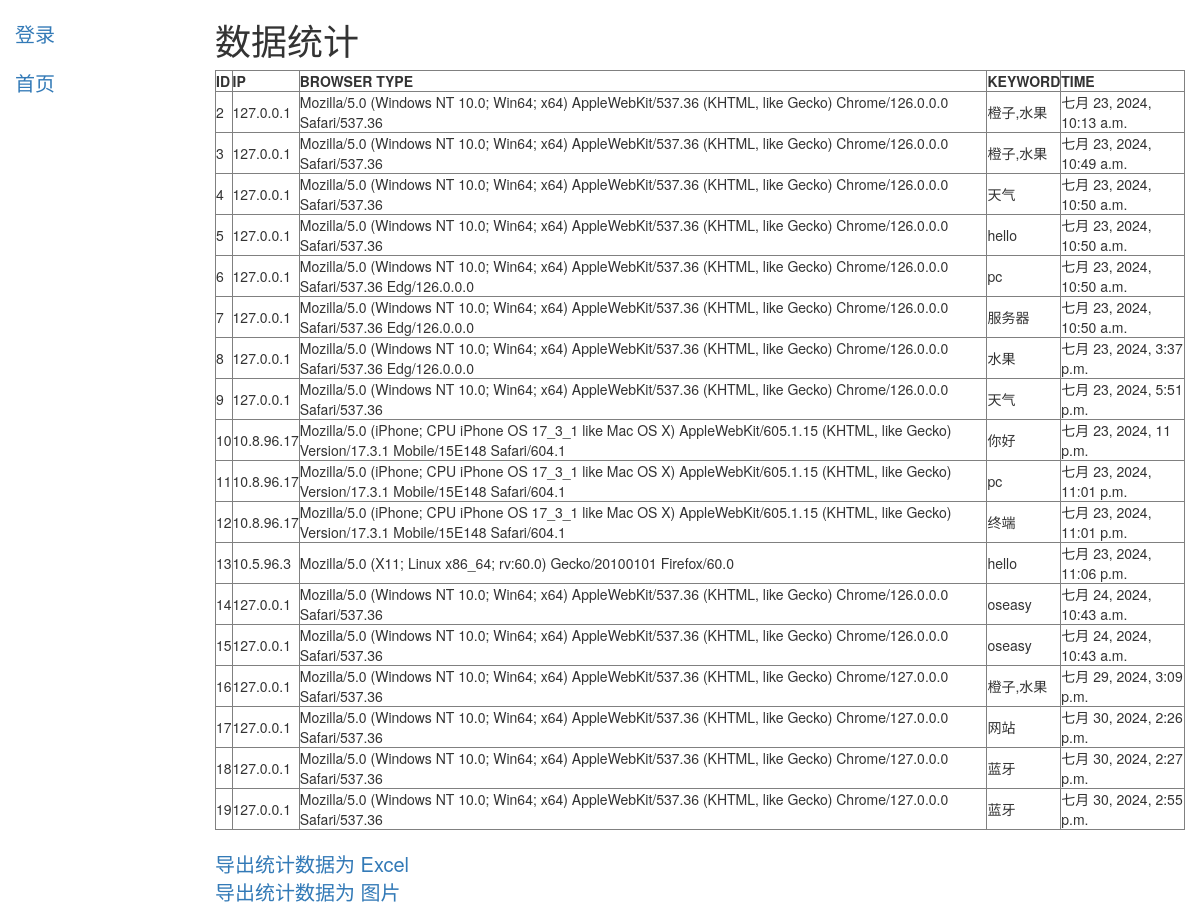
The app's page /backend/statistics/, older data.
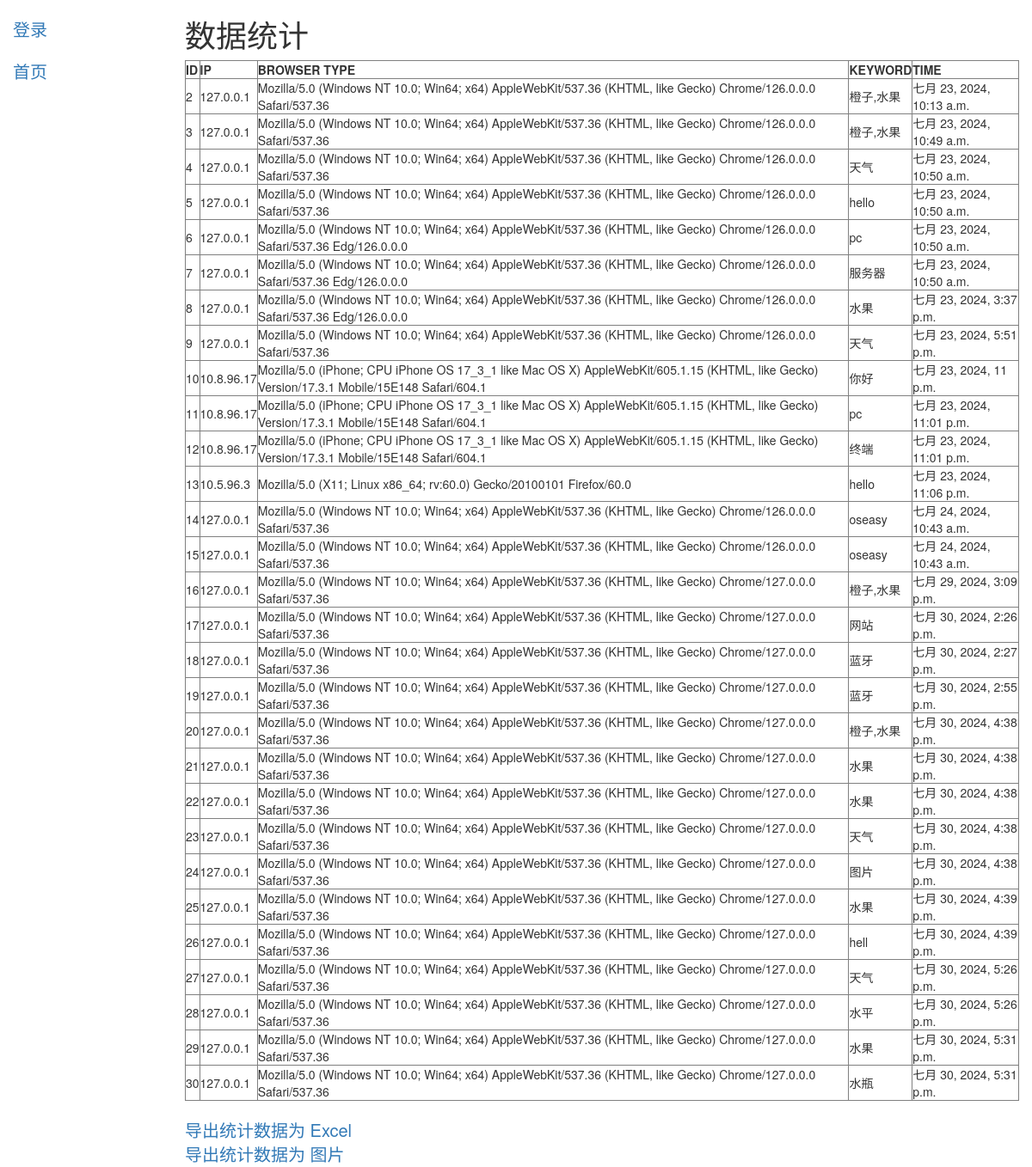
The same page, newer data.
### answer/models.py (models this page shows)
class Statistics(models.Model):
    ip_address = models.GenericIPAddressField()
    browser_type = models.CharField(max_length=255)
    keyword = models.CharField(max_length=255)
    timestamp = models.DateTimeField(auto_now_add=True)

### backend/views.py (the view)
# urls.py: path('statistics/', statistics_admin, name='statistics_admin'),
def statistics_admin(request):
    data = Statistics.objects.all()
    return render(request, 'statistics_admin.html', {'response': data})

### templates/statistics_admin.html
{% extends 'index.html' %}
{% block content %}
    <h1>数据统计</h1>
    <table border="1">
        <tr>
            <th>ID</th>
            <th>IP</th>
            <th>BROWSER TYPE</th>
            <th>KEYWORD</th>
            <th>TIME</th>
        </tr>
        {% for data in response %}
            <tr>
                <td>{{ data.id }}</td>
                <td>{{ data.ip_address }}</td>
                <td>{{ data.browser_type }}</td>
                <td>{{ data.keyword }}</td>
                <td>{{ data.timestamp }}</td>
            </tr>
        {% endfor %}
    </table>
    <div class="sidebar-nav">
        <li><a href="{% url 'data_excel' %}">导出统计数据为 Excel</a></li>
        <li><a href="{% url 'data_image' %}">导出统计数据为 图片</a></li>
    </div>
{% endblock %}

Row changes from the older to the newer data that the page shows:
added Statistics: id "20", ip_address "127.0.0.1", browser_type "Mozilla/5.0 (Windows NT 10.0; Win64; x64) AppleWebKit/537.36 (KHTML, like Gecko) Chrome/127.0.0.0 Safari/537.36", keyword "橙子,水果", timestamp "七月 30, 2024, 4:38 p.m."
added Statistics: id "21", ip_address "127.0.0.1", browser_type "Mozilla/5.0 (Windows NT 10.0; Win64; x64) AppleWebKit/537.36 (KHTML, like Gecko) Chrome/127.0.0.0 Safari/537.36", keyword "水果", timestamp "七月 30, 2024, 4:38 p.m."
added Statistics: id "22", ip_address "127.0.0.1", browser_type "Mozilla/5.0 (Windows NT 10.0; Win64; x64) AppleWebKit/537.36 (KHTML, like Gecko) Chrome/127.0.0.0 Safari/537.36", keyword "水果", timestamp "七月 30, 2024, 4:38 p.m."
added Statistics: id "23", ip_address "127.0.0.1", browser_type "Mozilla/5.0 (Windows NT 10.0; Win64; x64) AppleWebKit/537.36 (KHTML, like Gecko) Chrome/127.0.0.0 Safari/537.36", keyword "天气", timestamp "七月 30, 2024, 4:38 p.m."
added Statistics: id "24", ip_address "127.0.0.1", browser_type "Mozilla/5.0 (Windows NT 10.0; Win64; x64) AppleWebKit/537.36 (KHTML, like Gecko) Chrome/127.0.0.0 Safari/537.36", keyword "图片", timestamp "七月 30, 2024, 4:38 p.m."
added Statistics: id "25", ip_address "127.0.0.1", browser_type "Mozilla/5.0 (Windows NT 10.0; Win64; x64) AppleWebKit/537.36 (KHTML, like Gecko) Chrome/127.0.0.0 Safari/537.36", keyword "水果", timestamp "七月 30, 2024, 4:39 p.m."
added Statistics: id "26", ip_address "127.0.0.1", browser_type "Mozilla/5.0 (Windows NT 10.0; Win64; x64) AppleWebKit/537.36 (KHTML, like Gecko) Chrome/127.0.0.0 Safari/537.36", keyword "hell", timestamp "七月 30, 2024, 4:39 p.m."
added Statistics: id "27", ip_address "127.0.0.1", browser_type "Mozilla/5.0 (Windows NT 10.0; Win64; x64) AppleWebKit/537.36 (KHTML, like Gecko) Chrome/127.0.0.0 Safari/537.36", keyword "天气", timestamp "七月 30, 2024, 5:26 p.m."
added Statistics: id "28", ip_address "127.0.0.1", browser_type "Mozilla/5.0 (Windows NT 10.0; Win64; x64) AppleWebKit/537.36 (KHTML, like Gecko) Chrome/127.0.0.0 Safari/537.36", keyword "水平", timestamp "七月 30, 2024, 5:26 p.m."
added Statistics: id "29", ip_address "127.0.0.1", browser_type "Mozilla/5.0 (Windows NT 10.0; Win64; x64) AppleWebKit/537.36 (KHTML, like Gecko) Chrome/127.0.0.0 Safari/537.36", keyword "水果", timestamp "七月 30, 2024, 5:31 p.m."
added Statistics: id "30", ip_address "127.0.0.1", browser_type "Mozilla/5.0 (Windows NT 10.0; Win64; x64) AppleWebKit/537.36 (KHTML, like Gecko) Chrome/127.0.0.0 Safari/537.36", keyword "水瓶", timestamp "七月 30, 2024, 5:31 p.m."
